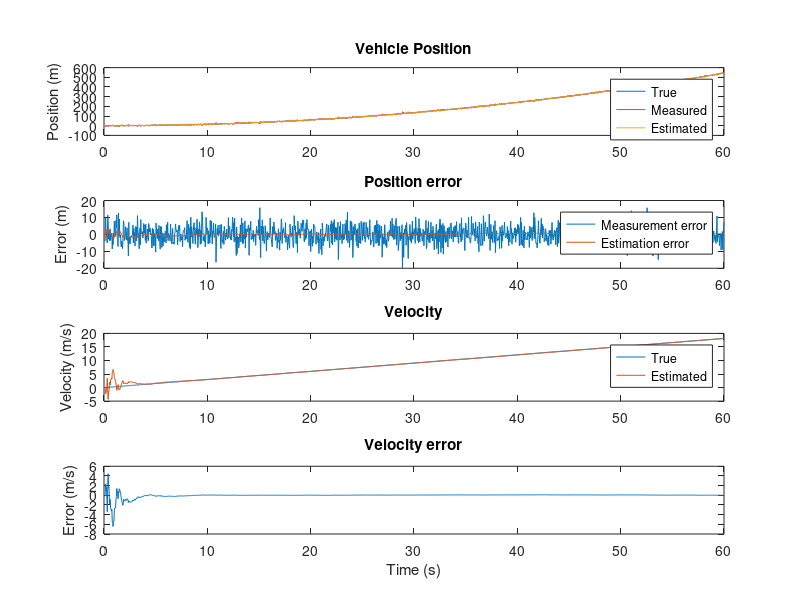

The MATLAB source for this figure:
%% ----- Exercise 3 - Frequency and Kalman filters (part B) -----
% Version: 2021
% Course: TME 192 Active Safety
%         Chalmers
% Author: Alberto Morando (morando@chalmers.se)
%         Alexander Rasch (arasch@chalmers.se)
%         Marco Dozza (dozza@chalmers.se)
%
% Group: [14
%         Aparna Ram Suresh Saritha Kumari 
%         Elizabeth Swathika Azariah
%         Sundar Murugan Ramaswamy]
%                                   

clear all
close all
clc

rng(23) % for reproducibility

%% SETTINGS
f = 25; % sampling frequency [Hz]
dt = 1/f; % sampling period [s]
duration = 60; % Simulation duration [s]
T = duration/dt; % Time series

%% SYSTEM DEFINITION
% The system we want to estimate consist of the kinematic
% equations of motion of a vehicle moving in one dimension:
% 
% pos_x_t = pos_x_t_minus_1 + v_x_t_minus_1 * dt + 1/2 a_x_t_minus_1 * dt^2
% vel_x_t = v_x_t_minus_1 + a_x_t_minus_1 * dt
% 
% The states we want to estimate are position (pos_x) and velocity (v_x), given an acceleration input (a_x). 
% Thus, the state space representation is
% 
% x_t = A * x_t_minus_1 + B * u
% y_t = H * x_t_minus_1 
% 
% The equations above represent an ideal model. We can add process noise
% (w) and measurement noise (z):
% x_t = A * x_t_minus_1 + B * u + w
% z_t = H * x_t_minus_1 + v

% State transition matrix
A = [1 dt;
     0 1];

% Input matrix
B = [dt^2/2;
     dt];

% Measurement matrix (we measure only position)
H = [1, 0]; 

% Measurement error covariance (how much variance there is in each measurement beacuse of the sensor noise) 
sensor_noise = 5; % Position sensor noise (standard deviation) [m]
R = sensor_noise^2; % Sensor noise covariance [m2]

% Q : process noise covariance (assumed constant over time)
% The process variance is how much error there is in the process model. 
% Our model is imperfect. Road conditions and vehicle parameters are random
% variables
u_noise = 0.05; % Acceleration noise (standard deviation) [m/s2] 

Q = [B(1)^2 * u_noise^2,  (B(1) * u_noise) * (B(2) * u_noise);
    (B(1) * u_noise) * (B(2) * u_noise), B(2)^2 * u_noise^2];  % see paper from Dan Simon. 

%% SIMULATE THE VEHICLE MOTION
n_states = size(A, 1); % We are estimating two states: position_x and velocity_x

x = nan(n_states, T);
x(:, 1) = 0; % initial conditions: we start from pos_x = 0 m and v_x = 0 m/s

u = ones(1, T) * 0.3; % commanded acceleration without noise, constant across time

% Initialize measurement timeseries vector (which are noisy because of the quality of the sensor) 
z = zeros(1, T); 

% Simulate the system across time
for k = 2:T

    % STATE EQUATION
    x(:, k) = A * x(:, k-1) + B * u(k-1);
    % We add a process noise. The car motion is perturbed by the road bumps and gust of winds
    w = mvnrnd([0, 0], Q)';
    x(:, k) = x(:, k) + w;
    
    % OUTPUT EQUATION
    % Teh measurement are corrupted by the sensor noise
    v = mvnrnd(0, R)';
    z(:, k) = H * x(:, k) + v;

end

%% KALMAN FILTER (This section needs to be completed by the students)

% Initialize the vector to store the state estimate timeseries
x_hat = nan(n_states, T);

% Guess for the initial conditions
% we start from pos_x = 0 m and v_x = 0 m/s ...
x_hat(:, 1) = 0; 

% ... but we are not very confident on this guess. Thus, we initialize the
% error covariance matrix P with a wide standard deviation.
P = eye(2).*10^2;

% Apply the filter iteratively
for k = 2 : T
    % ======== YOUR CODE HERE ========
    
    % *** PREDICT *** 
    % (1) Project the state ahead
    x_hat(:, k) = (A*x_hat(:, k-1))+ (B*u(k-1));

    % (2) Project the error covariance matrix ahead.
    % The command to transpose a matrix is the single quotation mark `'`
    P = A*P*A' + Q;
    
    % *** CORRECT *** 
    % (1) Compute the Kalman gain.
    K = P*H'*((H*P*H' + R)^-1);

    % (2) Update estimate with the measurement z
    x_hat(:, k) = x_hat(:, k) + K*(z(:, k)-(H*x_hat(:,k)));    
    
    % (3) Updated the error covariance matrix 
    % (the identity matrix I can be calculated with `eye`)
    P = [1 0;0 1]*P - K*(H*P*H' + R)*K';  
    
end

%% PLOT THE RESULTS
n_subplots = 4;

figure('Name', 'Kalman', 'NumberTitle', 'off', 'position', [50, 50, 600, 800])
subplot(n_subplots, 1, 1)
plot([1:T] * dt, x(1,:), [1:T] * dt, z, [1:T] * dt, x_hat(1,:));
ylabel('Position (m)');
title('Vehicle Position');
legend('True', 'Measured', 'Estimated');

subplot(n_subplots, 1, 2)
plot([1:T] * dt, x(1,:)-z, [1:T] * dt, x(1,:) - x_hat(1,:));
ylabel('Error (m)');
title('Position error');
legend('Measurement error', 'Estimation error');

subplot(n_subplots, 1, 3)
plot([1:T] * dt, x(2, :), [1:T] * dt, x_hat(2, :));
ylabel('Velocity (m/s)');
title('Velocity');
legend('True', 'Estimated');

subplot(n_subplots, 1, 4)
plot([1:T] * dt, x(2, :) - x_hat(2, :));
xlabel('Time (s)');
ylabel('Error (m/s)');
title('Velocity error');


